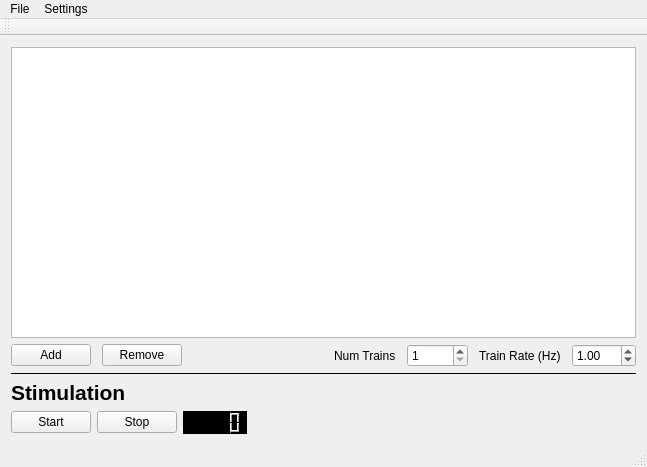
<?xml version="1.0" encoding="UTF-8"?>
<ui version="4.0">
 <class>eTriggerMain</class>
 <widget class="QMainWindow" name="eTriggerMain">
  <property name="geometry">
   <rect>
    <x>0</x>
    <y>0</y>
    <width>647</width>
    <height>466</height>
   </rect>
  </property>
  <property name="windowTitle">
   <string>eTriggerMain</string>
  </property>
  <widget class="QWidget" name="centralWidget">
   <property name="sizePolicy">
    <sizepolicy hsizetype="Expanding" vsizetype="Expanding">
     <horstretch>0</horstretch>
     <verstretch>0</verstretch>
    </sizepolicy>
   </property>
   <property name="minimumSize">
    <size>
     <width>622</width>
     <height>409</height>
    </size>
   </property>
   <layout class="QVBoxLayout" name="verticalLayout_2">
    <item>
     <layout class="QVBoxLayout" name="verticalLayout">
      <property name="sizeConstraint">
       <enum>QLayout::SetDefaultConstraint</enum>
      </property>
      <item>
       <widget class="QTableView" name="tableTriggers">
        <property name="sizePolicy">
         <sizepolicy hsizetype="Preferred" vsizetype="MinimumExpanding">
          <horstretch>0</horstretch>
          <verstretch>0</verstretch>
         </sizepolicy>
        </property>
        <property name="editTriggers">
         <set>QAbstractItemView::CurrentChanged</set>
        </property>
        <property name="alternatingRowColors">
         <bool>true</bool>
        </property>
       </widget>
      </item>
      <item>
       <layout class="QHBoxLayout" name="horizontalLayout">
        <property name="spacing">
         <number>11</number>
        </property>
        <item>
         <widget class="QPushButton" name="pushAdd">
          <property name="text">
           <string>Add</string>
          </property>
          <property name="icon">
           <iconset resource="resources.qrc">
            <normaloff>:/icons/resources/icons/edit_add.png</normaloff>:/icons/resources/icons/edit_add.png</iconset>
          </property>
          <property name="iconSize">
           <size>
            <width>22</width>
            <height>22</height>
           </size>
          </property>
         </widget>
        </item>
        <item>
         <widget class="QPushButton" name="pushRemove">
          <property name="text">
           <string>Remove</string>
          </property>
          <property name="icon">
           <iconset resource="resources.qrc">
            <normaloff>:/icons/resources/icons/edit_remove.png</normaloff>:/icons/resources/icons/edit_remove.png</iconset>
          </property>
          <property name="iconSize">
           <size>
            <width>22</width>
            <height>22</height>
           </size>
          </property>
         </widget>
        </item>
        <item>
         <spacer name="horizontalSpacer_2">
          <property name="orientation">
           <enum>Qt::Horizontal</enum>
          </property>
          <property name="sizeHint" stdset="0">
           <size>
            <width>40</width>
            <height>20</height>
           </size>
          </property>
         </spacer>
        </item>
        <item>
         <widget class="QLabel" name="label_2">
          <property name="text">
           <string>Num Trains</string>
          </property>
         </widget>
        </item>
        <item>
         <widget class="QSpinBox" name="spinNumTrains">
          <property name="minimum">
           <number>1</number>
          </property>
          <property name="maximum">
           <number>10000</number>
          </property>
         </widget>
        </item>
        <item>
         <widget class="QLabel" name="label">
          <property name="text">
           <string>Train Rate (Hz)</string>
          </property>
         </widget>
        </item>
        <item>
         <widget class="QDoubleSpinBox" name="spinTrainRate">
          <property name="decimals">
           <number>2</number>
          </property>
          <property name="minimum">
           <double>0.000000000000000</double>
          </property>
          <property name="maximum">
           <double>100.000000000000000</double>
          </property>
          <property name="value">
           <double>1.000000000000000</double>
          </property>
         </widget>
        </item>
       </layout>
      </item>
      <item>
       <widget class="QFrame" name="frame">
        <property name="minimumSize">
         <size>
          <width>0</width>
          <height>1</height>
         </size>
        </property>
        <property name="maximumSize">
         <size>
          <width>16777215</width>
          <height>1</height>
         </size>
        </property>
        <property name="styleSheet">
         <string notr="true">background-color: rgb(0, 0, 0);
color: rgb(1, 1, 1);
border-color: rgb(0, 0, 0);</string>
        </property>
        <property name="frameShape">
         <enum>QFrame::StyledPanel</enum>
        </property>
        <property name="frameShadow">
         <enum>QFrame::Raised</enum>
        </property>
       </widget>
      </item>
      <item>
       <widget class="QLabel" name="label_3">
        <property name="text">
         <string>&lt;!DOCTYPE HTML PUBLIC &quot;-//W3C//DTD HTML 4.0//EN&quot; &quot;http://www.w3.org/TR/REC-html40/strict.dtd&quot;&gt;
&lt;html&gt;&lt;head&gt;&lt;meta name=&quot;qrichtext&quot; content=&quot;1&quot; /&gt;&lt;style type=&quot;text/css&quot;&gt;
p, li { white-space: pre-wrap; }
&lt;/style&gt;&lt;/head&gt;&lt;body style=&quot; font-family:'Lucida Grande'; font-size:13pt; font-weight:400; font-style:normal;&quot;&gt;
&lt;p style=&quot; margin-top:0px; margin-bottom:0px; margin-left:0px; margin-right:0px; -qt-block-indent:0; text-indent:0px;&quot;&gt;&lt;span style=&quot; font-size:16pt; font-weight:600;&quot;&gt;Stimulation&lt;/span&gt;&lt;/p&gt;&lt;/body&gt;&lt;/html&gt;</string>
        </property>
       </widget>
      </item>
      <item>
       <layout class="QHBoxLayout" name="horizontalLayout_2">
        <item>
         <widget class="QPushButton" name="pushStart">
          <property name="text">
           <string>Start</string>
          </property>
          <property name="icon">
           <iconset resource="resources.qrc">
            <normaloff>:/icons/resources/icons/button_start.png</normaloff>:/icons/resources/icons/button_start.png</iconset>
          </property>
          <property name="iconSize">
           <size>
            <width>22</width>
            <height>22</height>
           </size>
          </property>
         </widget>
        </item>
        <item>
         <widget class="QPushButton" name="pushStop">
          <property name="text">
           <string>Stop</string>
          </property>
          <property name="icon">
           <iconset resource="resources.qrc">
            <normaloff>:/icons/resources/icons/button_stop.png</normaloff>:/icons/resources/icons/button_stop.png</iconset>
          </property>
          <property name="iconSize">
           <size>
            <width>22</width>
            <height>22</height>
           </size>
          </property>
         </widget>
        </item>
        <item>
         <widget class="QLCDNumber" name="lcdCounter">
          <property name="styleSheet">
           <string notr="true">background-color: rgb(0, 0, 0);
color: rgb(0, 255, 13);
font: 75 13pt &quot;Lucida Grande&quot;;
border-color: rgb(0, 255, 13);</string>
          </property>
         </widget>
        </item>
        <item>
         <spacer name="horizontalSpacer_4">
          <property name="orientation">
           <enum>Qt::Horizontal</enum>
          </property>
          <property name="sizeHint" stdset="0">
           <size>
            <width>40</width>
            <height>20</height>
           </size>
          </property>
         </spacer>
        </item>
       </layout>
      </item>
     </layout>
    </item>
   </layout>
  </widget>
  <widget class="QMenuBar" name="menuBar">
   <property name="geometry">
    <rect>
     <x>0</x>
     <y>0</y>
     <width>647</width>
     <height>22</height>
    </rect>
   </property>
   <widget class="QMenu" name="menuFile">
    <property name="title">
     <string>File</string>
    </property>
    <addaction name="actionOpen"/>
    <addaction name="actionSave"/>
    <addaction name="actionExit"/>
   </widget>
   <widget class="QMenu" name="menuSettings">
    <property name="title">
     <string>Settings</string>
    </property>
    <addaction name="actionSerial_Port_2"/>
   </widget>
   <addaction name="menuFile"/>
   <addaction name="menuSettings"/>
  </widget>
  <widget class="QToolBar" name="mainToolBar">
   <attribute name="toolBarArea">
    <enum>TopToolBarArea</enum>
   </attribute>
   <attribute name="toolBarBreak">
    <bool>false</bool>
   </attribute>
  </widget>
  <widget class="QStatusBar" name="statusBar"/>
  <action name="actionOpen">
   <property name="text">
    <string>Open</string>
   </property>
   <property name="shortcut">
    <string>Ctrl+O</string>
   </property>
  </action>
  <action name="actionSave">
   <property name="text">
    <string>Save</string>
   </property>
   <property name="shortcut">
    <string>Ctrl+S</string>
   </property>
  </action>
  <action name="actionExit">
   <property name="text">
    <string>Exit</string>
   </property>
   <property name="shortcut">
    <string>Ctrl+Q</string>
   </property>
   <property name="menuRole">
    <enum>QAction::QuitRole</enum>
   </property>
  </action>
  <action name="actionPortName">
   <property name="text">
    <string>PortName</string>
   </property>
  </action>
  <action name="actionSerial_Port_2">
   <property name="text">
    <string>Serial Port</string>
   </property>
  </action>
 </widget>
 <layoutdefault spacing="6" margin="11"/>
 <resources>
  <include location="resources.qrc"/>
 </resources>
 <connections>
  <connection>
   <sender>pushStart</sender>
   <signal>clicked()</signal>
   <receiver>eTriggerMain</receiver>
   <slot>sartStimulation()</slot>
   <hints>
    <hint type="sourcelabel">
     <x>143</x>
     <y>407</y>
    </hint>
    <hint type="destinationlabel">
     <x>103</x>
     <y>862</y>
    </hint>
   </hints>
  </connection>
 </connections>
 <slots>
  <slot>sartStimulation()</slot>
 </slots>
</ui>
